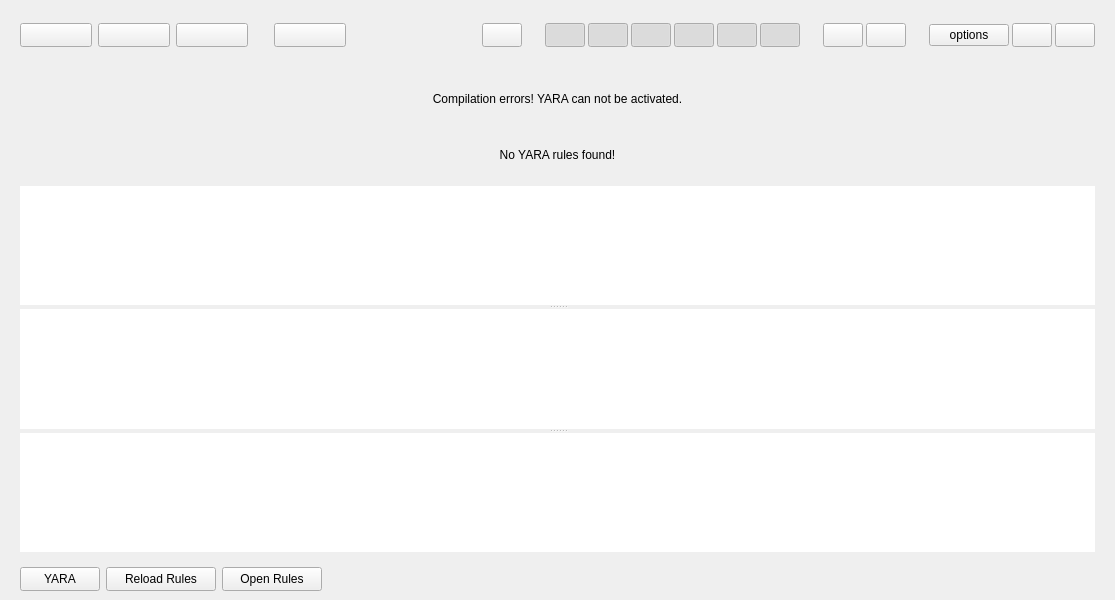
<?xml version="1.0" encoding="UTF-8"?>
<ui version="4.0">
 <class>Widget</class>
 <widget class="QWidget" name="Widget">
  <property name="geometry">
   <rect>
    <x>0</x>
    <y>0</y>
    <width>1115</width>
    <height>600</height>
   </rect>
  </property>
  <property name="sizePolicy">
   <sizepolicy hsizetype="Preferred" vsizetype="Preferred">
    <horstretch>0</horstretch>
    <verstretch>0</verstretch>
   </sizepolicy>
  </property>
  <property name="minimumSize">
   <size>
    <width>0</width>
    <height>0</height>
   </size>
  </property>
  <property name="windowTitle">
   <string>Hash Lookup</string>
  </property>
  <property name="styleSheet">
   <string notr="true"/>
  </property>
  <layout class="QVBoxLayout" name="verticalLayout_5">
   <property name="spacing">
    <number>6</number>
   </property>
   <property name="bottomMargin">
    <number>9</number>
   </property>
   <item>
    <widget class="QFrame" name="frame">
     <property name="sizePolicy">
      <sizepolicy hsizetype="Preferred" vsizetype="Fixed">
       <horstretch>0</horstretch>
       <verstretch>0</verstretch>
      </sizepolicy>
     </property>
     <layout class="QHBoxLayout" name="horizontalLayout">
      <property name="spacing">
       <number>0</number>
      </property>
      <property name="topMargin">
       <number>12</number>
      </property>
      <property name="bottomMargin">
       <number>12</number>
      </property>
      <item>
       <widget class="QFrame" name="frame_btn_hashes">
        <property name="layoutDirection">
         <enum>Qt::LeftToRight</enum>
        </property>
        <property name="frameShape">
         <enum>QFrame::NoFrame</enum>
        </property>
        <property name="frameShadow">
         <enum>QFrame::Plain</enum>
        </property>
        <layout class="QGridLayout" name="gridLayout">
         <property name="leftMargin">
          <number>0</number>
         </property>
         <property name="topMargin">
          <number>0</number>
         </property>
         <property name="rightMargin">
          <number>0</number>
         </property>
         <property name="bottomMargin">
          <number>0</number>
         </property>
         <property name="horizontalSpacing">
          <number>6</number>
         </property>
         <item row="0" column="1">
          <widget class="QPushButton" name="btn_sha1">
           <property name="minimumSize">
            <size>
             <width>72</width>
             <height>24</height>
            </size>
           </property>
           <property name="text">
            <string/>
           </property>
           <property name="checkable">
            <bool>true</bool>
           </property>
           <property name="checked">
            <bool>false</bool>
           </property>
          </widget>
         </item>
         <item row="0" column="0">
          <widget class="QPushButton" name="btn_md5">
           <property name="sizePolicy">
            <sizepolicy hsizetype="Fixed" vsizetype="Fixed">
             <horstretch>0</horstretch>
             <verstretch>0</verstretch>
            </sizepolicy>
           </property>
           <property name="minimumSize">
            <size>
             <width>72</width>
             <height>24</height>
            </size>
           </property>
           <property name="text">
            <string/>
           </property>
           <property name="checkable">
            <bool>true</bool>
           </property>
           <property name="checked">
            <bool>false</bool>
           </property>
          </widget>
         </item>
         <item row="0" column="2">
          <widget class="QPushButton" name="btn_sha256">
           <property name="sizePolicy">
            <sizepolicy hsizetype="Fixed" vsizetype="Fixed">
             <horstretch>0</horstretch>
             <verstretch>0</verstretch>
            </sizepolicy>
           </property>
           <property name="minimumSize">
            <size>
             <width>72</width>
             <height>24</height>
            </size>
           </property>
           <property name="text">
            <string/>
           </property>
           <property name="checkable">
            <bool>true</bool>
           </property>
           <property name="checked">
            <bool>false</bool>
           </property>
          </widget>
         </item>
         <item row="0" column="3">
          <spacer name="horizontalSpacer_6">
           <property name="orientation">
            <enum>Qt::Horizontal</enum>
           </property>
           <property name="sizeType">
            <enum>QSizePolicy::Fixed</enum>
           </property>
           <property name="sizeHint" stdset="0">
            <size>
             <width>20</width>
             <height>20</height>
            </size>
           </property>
          </spacer>
         </item>
         <item row="0" column="4">
          <widget class="QPushButton" name="btn_yara">
           <property name="sizePolicy">
            <sizepolicy hsizetype="Fixed" vsizetype="Fixed">
             <horstretch>0</horstretch>
             <verstretch>0</verstretch>
            </sizepolicy>
           </property>
           <property name="minimumSize">
            <size>
             <width>72</width>
             <height>24</height>
            </size>
           </property>
           <property name="text">
            <string/>
           </property>
           <property name="checkable">
            <bool>true</bool>
           </property>
          </widget>
         </item>
        </layout>
       </widget>
      </item>
      <item>
       <spacer name="horizontalSpacer">
        <property name="orientation">
         <enum>Qt::Horizontal</enum>
        </property>
        <property name="sizeType">
         <enum>QSizePolicy::MinimumExpanding</enum>
        </property>
        <property name="sizeHint" stdset="0">
         <size>
          <width>40</width>
          <height>20</height>
         </size>
        </property>
       </spacer>
      </item>
      <item>
       <widget class="QFrame" name="frame_btn_options">
        <property name="sizePolicy">
         <sizepolicy hsizetype="Minimum" vsizetype="Minimum">
          <horstretch>0</horstretch>
          <verstretch>0</verstretch>
         </sizepolicy>
        </property>
        <property name="frameShape">
         <enum>QFrame::NoFrame</enum>
        </property>
        <property name="frameShadow">
         <enum>QFrame::Plain</enum>
        </property>
        <property name="lineWidth">
         <number>0</number>
        </property>
        <layout class="QHBoxLayout" name="horizontalLayout_4" stretch="0,0,0,0,0,0,0,0,0,0,0">
         <property name="spacing">
          <number>3</number>
         </property>
         <property name="leftMargin">
          <number>0</number>
         </property>
         <property name="topMargin">
          <number>0</number>
         </property>
         <property name="rightMargin">
          <number>0</number>
         </property>
         <property name="bottomMargin">
          <number>0</number>
         </property>
         <item>
          <widget class="QPushButton" name="btn_hide_doubles">
           <property name="sizePolicy">
            <sizepolicy hsizetype="Fixed" vsizetype="Fixed">
             <horstretch>0</horstretch>
             <verstretch>0</verstretch>
            </sizepolicy>
           </property>
           <property name="minimumSize">
            <size>
             <width>24</width>
             <height>24</height>
            </size>
           </property>
           <property name="text">
            <string/>
           </property>
           <property name="checkable">
            <bool>true</bool>
           </property>
           <property name="flat">
            <bool>false</bool>
           </property>
          </widget>
         </item>
         <item>
          <spacer name="horizontalSpacer_4">
           <property name="orientation">
            <enum>Qt::Horizontal</enum>
           </property>
           <property name="sizeType">
            <enum>QSizePolicy::Fixed</enum>
           </property>
           <property name="sizeHint" stdset="0">
            <size>
             <width>20</width>
             <height>20</height>
            </size>
           </property>
          </spacer>
         </item>
         <item>
          <widget class="QPushButton" name="btn_filesize">
           <property name="sizePolicy">
            <sizepolicy hsizetype="Fixed" vsizetype="Fixed">
             <horstretch>0</horstretch>
             <verstretch>0</verstretch>
            </sizepolicy>
           </property>
           <property name="minimumSize">
            <size>
             <width>24</width>
             <height>24</height>
            </size>
           </property>
           <property name="text">
            <string/>
           </property>
           <property name="checkable">
            <bool>true</bool>
           </property>
           <property name="checked">
            <bool>true</bool>
           </property>
          </widget>
         </item>
         <item>
          <widget class="QPushButton" name="btn_extension">
           <property name="sizePolicy">
            <sizepolicy hsizetype="Fixed" vsizetype="Fixed">
             <horstretch>0</horstretch>
             <verstretch>0</verstretch>
            </sizepolicy>
           </property>
           <property name="minimumSize">
            <size>
             <width>24</width>
             <height>24</height>
            </size>
           </property>
           <property name="text">
            <string/>
           </property>
           <property name="checkable">
            <bool>true</bool>
           </property>
           <property name="checked">
            <bool>true</bool>
           </property>
          </widget>
         </item>
         <item>
          <widget class="QPushButton" name="btn_mimetype">
           <property name="sizePolicy">
            <sizepolicy hsizetype="Fixed" vsizetype="Fixed">
             <horstretch>0</horstretch>
             <verstretch>0</verstretch>
            </sizepolicy>
           </property>
           <property name="minimumSize">
            <size>
             <width>24</width>
             <height>24</height>
            </size>
           </property>
           <property name="text">
            <string/>
           </property>
           <property name="checkable">
            <bool>true</bool>
           </property>
           <property name="checked">
            <bool>true</bool>
           </property>
          </widget>
         </item>
         <item>
          <widget class="QPushButton" name="btn_filetype">
           <property name="sizePolicy">
            <sizepolicy hsizetype="Fixed" vsizetype="Fixed">
             <horstretch>0</horstretch>
             <verstretch>0</verstretch>
            </sizepolicy>
           </property>
           <property name="minimumSize">
            <size>
             <width>24</width>
             <height>24</height>
            </size>
           </property>
           <property name="text">
            <string/>
           </property>
           <property name="checkable">
            <bool>true</bool>
           </property>
           <property name="checked">
            <bool>true</bool>
           </property>
          </widget>
         </item>
         <item>
          <widget class="QPushButton" name="btn_dirpath">
           <property name="sizePolicy">
            <sizepolicy hsizetype="Fixed" vsizetype="Fixed">
             <horstretch>0</horstretch>
             <verstretch>0</verstretch>
            </sizepolicy>
           </property>
           <property name="minimumSize">
            <size>
             <width>24</width>
             <height>24</height>
            </size>
           </property>
           <property name="text">
            <string/>
           </property>
           <property name="checkable">
            <bool>true</bool>
           </property>
           <property name="checked">
            <bool>true</bool>
           </property>
          </widget>
         </item>
         <item>
          <widget class="QPushButton" name="btn_fullpath">
           <property name="sizePolicy">
            <sizepolicy hsizetype="Fixed" vsizetype="Fixed">
             <horstretch>0</horstretch>
             <verstretch>0</verstretch>
            </sizepolicy>
           </property>
           <property name="minimumSize">
            <size>
             <width>24</width>
             <height>24</height>
            </size>
           </property>
           <property name="text">
            <string/>
           </property>
           <property name="checkable">
            <bool>true</bool>
           </property>
           <property name="checked">
            <bool>true</bool>
           </property>
          </widget>
         </item>
         <item>
          <spacer name="horizontalSpacer_2">
           <property name="orientation">
            <enum>Qt::Horizontal</enum>
           </property>
           <property name="sizeType">
            <enum>QSizePolicy::Fixed</enum>
           </property>
           <property name="sizeHint" stdset="0">
            <size>
             <width>20</width>
             <height>20</height>
            </size>
           </property>
          </spacer>
         </item>
         <item>
          <widget class="QPushButton" name="btn_clipboard">
           <property name="sizePolicy">
            <sizepolicy hsizetype="Fixed" vsizetype="Fixed">
             <horstretch>0</horstretch>
             <verstretch>0</verstretch>
            </sizepolicy>
           </property>
           <property name="minimumSize">
            <size>
             <width>24</width>
             <height>24</height>
            </size>
           </property>
           <property name="text">
            <string/>
           </property>
          </widget>
         </item>
         <item>
          <widget class="QPushButton" name="btn_save">
           <property name="sizePolicy">
            <sizepolicy hsizetype="Fixed" vsizetype="Fixed">
             <horstretch>0</horstretch>
             <verstretch>0</verstretch>
            </sizepolicy>
           </property>
           <property name="minimumSize">
            <size>
             <width>24</width>
             <height>24</height>
            </size>
           </property>
           <property name="text">
            <string/>
           </property>
          </widget>
         </item>
        </layout>
       </widget>
      </item>
      <item>
       <spacer name="horizontalSpacer_3">
        <property name="orientation">
         <enum>Qt::Horizontal</enum>
        </property>
        <property name="sizeType">
         <enum>QSizePolicy::Fixed</enum>
        </property>
        <property name="sizeHint" stdset="0">
         <size>
          <width>20</width>
          <height>20</height>
         </size>
        </property>
       </spacer>
      </item>
      <item>
       <widget class="QFrame" name="frame_btn_info">
        <property name="sizePolicy">
         <sizepolicy hsizetype="Minimum" vsizetype="Minimum">
          <horstretch>0</horstretch>
          <verstretch>0</verstretch>
         </sizepolicy>
        </property>
        <property name="styleSheet">
         <string notr="true"/>
        </property>
        <property name="frameShape">
         <enum>QFrame::NoFrame</enum>
        </property>
        <property name="frameShadow">
         <enum>QFrame::Plain</enum>
        </property>
        <property name="lineWidth">
         <number>0</number>
        </property>
        <layout class="QHBoxLayout" name="horizontalLayout_5" stretch="0,0,0">
         <property name="spacing">
          <number>3</number>
         </property>
         <property name="leftMargin">
          <number>3</number>
         </property>
         <property name="topMargin">
          <number>0</number>
         </property>
         <property name="rightMargin">
          <number>0</number>
         </property>
         <property name="bottomMargin">
          <number>0</number>
         </property>
         <item>
          <widget class="QPushButton" name="btn_options">
           <property name="text">
            <string>options</string>
           </property>
           <property name="checkable">
            <bool>true</bool>
           </property>
          </widget>
         </item>
         <item>
          <widget class="QPushButton" name="btn_clear">
           <property name="sizePolicy">
            <sizepolicy hsizetype="Fixed" vsizetype="Fixed">
             <horstretch>0</horstretch>
             <verstretch>0</verstretch>
            </sizepolicy>
           </property>
           <property name="minimumSize">
            <size>
             <width>24</width>
             <height>24</height>
            </size>
           </property>
           <property name="text">
            <string/>
           </property>
          </widget>
         </item>
         <item>
          <widget class="QPushButton" name="btn_about">
           <property name="sizePolicy">
            <sizepolicy hsizetype="Fixed" vsizetype="Fixed">
             <horstretch>0</horstretch>
             <verstretch>0</verstretch>
            </sizepolicy>
           </property>
           <property name="minimumSize">
            <size>
             <width>24</width>
             <height>24</height>
            </size>
           </property>
           <property name="text">
            <string/>
           </property>
           <property name="checkable">
            <bool>true</bool>
           </property>
          </widget>
         </item>
        </layout>
       </widget>
      </item>
     </layout>
    </widget>
   </item>
   <item>
    <widget class="QStackedWidget" name="stackedWidget">
     <property name="sizePolicy">
      <sizepolicy hsizetype="Preferred" vsizetype="Expanding">
       <horstretch>0</horstretch>
       <verstretch>0</verstretch>
      </sizepolicy>
     </property>
     <property name="currentIndex">
      <number>5</number>
     </property>
     <widget class="QWidget" name="page_main">
      <layout class="QVBoxLayout" name="verticalLayout_3">
       <property name="topMargin">
        <number>6</number>
       </property>
       <property name="bottomMargin">
        <number>4</number>
       </property>
       <item>
        <layout class="QVBoxLayout" name="verticalLayout">
         <property name="spacing">
          <number>6</number>
         </property>
         <item>
          <widget class="CustomTableView" name="tableView">
           <property name="styleSheet">
            <string notr="true"/>
           </property>
           <property name="alternatingRowColors">
            <bool>true</bool>
           </property>
           <property name="selectionBehavior">
            <enum>QAbstractItemView::SelectRows</enum>
           </property>
           <property name="verticalScrollMode">
            <enum>QAbstractItemView::ScrollPerPixel</enum>
           </property>
           <property name="horizontalScrollMode">
            <enum>QAbstractItemView::ScrollPerPixel</enum>
           </property>
           <property name="showGrid">
            <bool>false</bool>
           </property>
           <property name="wordWrap">
            <bool>false</bool>
           </property>
           <property name="cornerButtonEnabled">
            <bool>false</bool>
           </property>
           <attribute name="horizontalHeaderHighlightSections">
            <bool>false</bool>
           </attribute>
          </widget>
         </item>
         <item>
          <widget class="QFrame" name="frame_search">
           <property name="minimumSize">
            <size>
             <width>0</width>
             <height>0</height>
            </size>
           </property>
           <property name="frameShape">
            <enum>QFrame::NoFrame</enum>
           </property>
           <property name="frameShadow">
            <enum>QFrame::Raised</enum>
           </property>
           <property name="lineWidth">
            <number>0</number>
           </property>
           <layout class="QHBoxLayout" name="horizontalLayout_2">
            <property name="spacing">
             <number>0</number>
            </property>
            <property name="leftMargin">
             <number>0</number>
            </property>
            <property name="topMargin">
             <number>0</number>
            </property>
            <property name="rightMargin">
             <number>0</number>
            </property>
            <property name="bottomMargin">
             <number>0</number>
            </property>
            <item>
             <widget class="QLineEdit" name="lineEdit_search">
              <property name="minimumSize">
               <size>
                <width>0</width>
                <height>24</height>
               </size>
              </property>
              <property name="inputMask">
               <string notr="true"/>
              </property>
              <property name="placeholderText">
               <string notr="true">Search Table...</string>
              </property>
              <property name="clearButtonEnabled">
               <bool>true</bool>
              </property>
             </widget>
            </item>
            <item>
             <widget class="QPushButton" name="btn_match_case">
              <property name="sizePolicy">
               <sizepolicy hsizetype="Fixed" vsizetype="Fixed">
                <horstretch>0</horstretch>
                <verstretch>0</verstretch>
               </sizepolicy>
              </property>
              <property name="minimumSize">
               <size>
                <width>24</width>
                <height>24</height>
               </size>
              </property>
              <property name="text">
               <string/>
              </property>
              <property name="checkable">
               <bool>true</bool>
              </property>
              <property name="checked">
               <bool>false</bool>
              </property>
             </widget>
            </item>
            <item>
             <widget class="QPushButton" name="btn_whole_word">
              <property name="sizePolicy">
               <sizepolicy hsizetype="Fixed" vsizetype="Fixed">
                <horstretch>0</horstretch>
                <verstretch>0</verstretch>
               </sizepolicy>
              </property>
              <property name="minimumSize">
               <size>
                <width>24</width>
                <height>24</height>
               </size>
              </property>
              <property name="text">
               <string/>
              </property>
              <property name="checkable">
               <bool>true</bool>
              </property>
             </widget>
            </item>
            <item>
             <widget class="QPushButton" name="btn_regex">
              <property name="sizePolicy">
               <sizepolicy hsizetype="Fixed" vsizetype="Fixed">
                <horstretch>0</horstretch>
                <verstretch>0</verstretch>
               </sizepolicy>
              </property>
              <property name="minimumSize">
               <size>
                <width>24</width>
                <height>24</height>
               </size>
              </property>
              <property name="text">
               <string/>
              </property>
              <property name="checkable">
               <bool>true</bool>
              </property>
             </widget>
            </item>
           </layout>
          </widget>
         </item>
         <item>
          <widget class="QProgressBar" name="progressBar">
           <property name="minimumSize">
            <size>
             <width>0</width>
             <height>24</height>
            </size>
           </property>
           <property name="value">
            <number>0</number>
           </property>
          </widget>
         </item>
         <item>
          <widget class="QProgressBar" name="progressBar_modelfiles">
           <property name="minimumSize">
            <size>
             <width>0</width>
             <height>24</height>
            </size>
           </property>
           <property name="value">
            <number>24</number>
           </property>
          </widget>
         </item>
         <item>
          <widget class="QFrame" name="frame_statusbar">
           <property name="sizePolicy">
            <sizepolicy hsizetype="Preferred" vsizetype="Fixed">
             <horstretch>0</horstretch>
             <verstretch>0</verstretch>
            </sizepolicy>
           </property>
           <property name="minimumSize">
            <size>
             <width>0</width>
             <height>34</height>
            </size>
           </property>
           <property name="frameShape">
            <enum>QFrame::NoFrame</enum>
           </property>
           <property name="frameShadow">
            <enum>QFrame::Raised</enum>
           </property>
           <layout class="QHBoxLayout" name="horizontalLayout_3">
            <property name="spacing">
             <number>0</number>
            </property>
            <property name="leftMargin">
             <number>0</number>
            </property>
            <property name="rightMargin">
             <number>0</number>
            </property>
            <property name="bottomMargin">
             <number>0</number>
            </property>
            <item>
             <widget class="QPushButton" name="btn_yara_status_main">
              <property name="sizePolicy">
               <sizepolicy hsizetype="Fixed" vsizetype="Fixed">
                <horstretch>0</horstretch>
                <verstretch>0</verstretch>
               </sizepolicy>
              </property>
              <property name="minimumSize">
               <size>
                <width>72</width>
                <height>24</height>
               </size>
              </property>
              <property name="text">
               <string>YARA</string>
              </property>
              <property name="checkable">
               <bool>false</bool>
              </property>
             </widget>
            </item>
            <item>
             <widget class="QLabel" name="lbl_clock">
              <property name="sizePolicy">
               <sizepolicy hsizetype="Fixed" vsizetype="Preferred">
                <horstretch>0</horstretch>
                <verstretch>0</verstretch>
               </sizepolicy>
              </property>
              <property name="minimumSize">
               <size>
                <width>12</width>
                <height>0</height>
               </size>
              </property>
              <property name="text">
               <string/>
              </property>
             </widget>
            </item>
            <item>
             <spacer name="spacer_clock">
              <property name="orientation">
               <enum>Qt::Horizontal</enum>
              </property>
              <property name="sizeType">
               <enum>QSizePolicy::Fixed</enum>
              </property>
              <property name="sizeHint" stdset="0">
               <size>
                <width>6</width>
                <height>20</height>
               </size>
              </property>
             </spacer>
            </item>
            <item>
             <widget class="QLabel" name="lbl_status">
              <property name="styleSheet">
               <string notr="true"/>
              </property>
              <property name="frameShape">
               <enum>QFrame::NoFrame</enum>
              </property>
              <property name="text">
               <string notr="true"/>
              </property>
             </widget>
            </item>
            <item>
             <spacer name="spacer_files">
              <property name="orientation">
               <enum>Qt::Horizontal</enum>
              </property>
              <property name="sizeHint" stdset="0">
               <size>
                <width>40</width>
                <height>20</height>
               </size>
              </property>
             </spacer>
            </item>
            <item>
             <widget class="QLabel" name="lbl_status_files">
              <property name="frameShape">
               <enum>QFrame::NoFrame</enum>
              </property>
              <property name="text">
               <string/>
              </property>
              <property name="alignment">
               <set>Qt::AlignRight|Qt::AlignTrailing|Qt::AlignVCenter</set>
              </property>
             </widget>
            </item>
           </layout>
          </widget>
         </item>
        </layout>
       </item>
      </layout>
     </widget>
     <widget class="QWidget" name="page_loading">
      <layout class="QHBoxLayout" name="horizontalLayout_6">
       <item>
        <widget class="QLabel" name="lbl_loading">
         <property name="text">
          <string>LOADING...</string>
         </property>
         <property name="alignment">
          <set>Qt::AlignCenter</set>
         </property>
        </widget>
       </item>
      </layout>
     </widget>
     <widget class="QWidget" name="page_drop">
      <layout class="QVBoxLayout" name="verticalLayout_2">
       <item>
        <widget class="QFrame" name="frame_drop_main">
         <property name="sizePolicy">
          <sizepolicy hsizetype="Preferred" vsizetype="Expanding">
           <horstretch>0</horstretch>
           <verstretch>0</verstretch>
          </sizepolicy>
         </property>
         <property name="frameShape">
          <enum>QFrame::NoFrame</enum>
         </property>
         <property name="frameShadow">
          <enum>QFrame::Raised</enum>
         </property>
         <layout class="QVBoxLayout" name="verticalLayout_6">
          <item>
           <layout class="QHBoxLayout" name="layout_drop">
            <property name="sizeConstraint">
             <enum>QLayout::SetDefaultConstraint</enum>
            </property>
            <property name="leftMargin">
             <number>100</number>
            </property>
            <property name="topMargin">
             <number>50</number>
            </property>
            <property name="rightMargin">
             <number>100</number>
            </property>
            <property name="bottomMargin">
             <number>50</number>
            </property>
           </layout>
          </item>
         </layout>
        </widget>
       </item>
      </layout>
     </widget>
     <widget class="QWidget" name="page_options">
      <layout class="QVBoxLayout" name="verticalLayout_4">
       <item>
        <widget class="QLabel" name="label_2">
         <property name="text">
          <string>OPTIONS</string>
         </property>
         <property name="alignment">
          <set>Qt::AlignCenter</set>
         </property>
        </widget>
       </item>
      </layout>
     </widget>
     <widget class="QWidget" name="page_about">
      <layout class="QHBoxLayout" name="horizontalLayout_7">
       <item>
        <widget class="QScrollArea" name="scrollArea">
         <property name="frameShape">
          <enum>QFrame::NoFrame</enum>
         </property>
         <property name="widgetResizable">
          <bool>true</bool>
         </property>
         <widget class="QWidget" name="scrollAreaWidgetContents">
          <property name="geometry">
           <rect>
            <x>0</x>
            <y>0</y>
            <width>98</width>
            <height>84</height>
           </rect>
          </property>
          <layout class="QHBoxLayout" name="horizontalLayout_8">
           <item>
            <widget class="QFrame" name="info_frame">
             <property name="sizePolicy">
              <sizepolicy hsizetype="Preferred" vsizetype="Preferred">
               <horstretch>0</horstretch>
               <verstretch>0</verstretch>
              </sizepolicy>
             </property>
             <property name="minimumSize">
              <size>
               <width>0</width>
               <height>0</height>
              </size>
             </property>
             <property name="frameShape">
              <enum>QFrame::NoFrame</enum>
             </property>
             <property name="frameShadow">
              <enum>QFrame::Raised</enum>
             </property>
             <layout class="QHBoxLayout" name="horizontalLayout_10">
              <property name="spacing">
               <number>0</number>
              </property>
              <property name="leftMargin">
               <number>0</number>
              </property>
              <property name="topMargin">
               <number>0</number>
              </property>
              <property name="rightMargin">
               <number>0</number>
              </property>
              <property name="bottomMargin">
               <number>64</number>
              </property>
              <item>
               <layout class="QHBoxLayout" name="info_layout">
                <property name="spacing">
                 <number>0</number>
                </property>
               </layout>
              </item>
             </layout>
            </widget>
           </item>
          </layout>
         </widget>
        </widget>
       </item>
      </layout>
     </widget>
     <widget class="QWidget" name="page_yara">
      <layout class="QVBoxLayout" name="verticalLayout_7">
       <property name="bottomMargin">
        <number>9</number>
       </property>
       <item>
        <widget class="QLabel" name="lbl_yara_error">
         <property name="sizePolicy">
          <sizepolicy hsizetype="Preferred" vsizetype="Fixed">
           <horstretch>0</horstretch>
           <verstretch>0</verstretch>
          </sizepolicy>
         </property>
         <property name="minimumSize">
          <size>
           <width>0</width>
           <height>50</height>
          </size>
         </property>
         <property name="text">
          <string>Compilation errors! YARA can not be activated.</string>
         </property>
         <property name="alignment">
          <set>Qt::AlignCenter</set>
         </property>
         <property name="textInteractionFlags">
          <set>Qt::NoTextInteraction</set>
         </property>
        </widget>
       </item>
       <item>
        <widget class="QLabel" name="lbl_no_rules_found">
         <property name="sizePolicy">
          <sizepolicy hsizetype="Preferred" vsizetype="Fixed">
           <horstretch>0</horstretch>
           <verstretch>0</verstretch>
          </sizepolicy>
         </property>
         <property name="minimumSize">
          <size>
           <width>0</width>
           <height>50</height>
          </size>
         </property>
         <property name="text">
          <string>No YARA rules found!</string>
         </property>
         <property name="alignment">
          <set>Qt::AlignCenter</set>
         </property>
         <property name="textInteractionFlags">
          <set>Qt::NoTextInteraction</set>
         </property>
        </widget>
       </item>
       <item>
        <widget class="QSplitter" name="splitter">
         <property name="orientation">
          <enum>Qt::Vertical</enum>
         </property>
         <widget class="QTextEdit" name="textEdit_error">
          <property name="sizePolicy">
           <sizepolicy hsizetype="Expanding" vsizetype="Expanding">
            <horstretch>0</horstretch>
            <verstretch>0</verstretch>
           </sizepolicy>
          </property>
          <property name="frameShape">
           <enum>QFrame::NoFrame</enum>
          </property>
          <property name="readOnly">
           <bool>true</bool>
          </property>
         </widget>
         <widget class="QTextEdit" name="textEdit_warning">
          <property name="sizePolicy">
           <sizepolicy hsizetype="Expanding" vsizetype="Expanding">
            <horstretch>0</horstretch>
            <verstretch>0</verstretch>
           </sizepolicy>
          </property>
          <property name="frameShape">
           <enum>QFrame::NoFrame</enum>
          </property>
          <property name="readOnly">
           <bool>true</bool>
          </property>
         </widget>
         <widget class="QTextEdit" name="textEdit_success">
          <property name="sizePolicy">
           <sizepolicy hsizetype="Expanding" vsizetype="Expanding">
            <horstretch>0</horstretch>
            <verstretch>0</verstretch>
           </sizepolicy>
          </property>
          <property name="frameShape">
           <enum>QFrame::NoFrame</enum>
          </property>
          <property name="readOnly">
           <bool>true</bool>
          </property>
         </widget>
        </widget>
       </item>
      </layout>
     </widget>
    </widget>
   </item>
   <item>
    <widget class="QFrame" name="frame_yara_status">
     <property name="sizePolicy">
      <sizepolicy hsizetype="Preferred" vsizetype="Fixed">
       <horstretch>0</horstretch>
       <verstretch>0</verstretch>
      </sizepolicy>
     </property>
     <property name="minimumSize">
      <size>
       <width>0</width>
       <height>24</height>
      </size>
     </property>
     <property name="frameShape">
      <enum>QFrame::NoFrame</enum>
     </property>
     <property name="frameShadow">
      <enum>QFrame::Raised</enum>
     </property>
     <layout class="QHBoxLayout" name="horizontalLayout_9">
      <property name="leftMargin">
       <number>9</number>
      </property>
      <property name="topMargin">
       <number>0</number>
      </property>
      <property name="rightMargin">
       <number>9</number>
      </property>
      <property name="bottomMargin">
       <number>9</number>
      </property>
      <item>
       <widget class="QPushButton" name="btn_yara_status">
        <property name="sizePolicy">
         <sizepolicy hsizetype="Fixed" vsizetype="Fixed">
          <horstretch>0</horstretch>
          <verstretch>0</verstretch>
         </sizepolicy>
        </property>
        <property name="minimumSize">
         <size>
          <width>72</width>
          <height>24</height>
         </size>
        </property>
        <property name="text">
         <string>YARA</string>
        </property>
        <property name="checkable">
         <bool>true</bool>
        </property>
       </widget>
      </item>
      <item>
       <widget class="QPushButton" name="btn_reload_rules">
        <property name="sizePolicy">
         <sizepolicy hsizetype="Fixed" vsizetype="Fixed">
          <horstretch>0</horstretch>
          <verstretch>0</verstretch>
         </sizepolicy>
        </property>
        <property name="minimumSize">
         <size>
          <width>110</width>
          <height>24</height>
         </size>
        </property>
        <property name="text">
         <string>Reload Rules</string>
        </property>
       </widget>
      </item>
      <item>
       <widget class="QPushButton" name="btn_open_yaradir">
        <property name="sizePolicy">
         <sizepolicy hsizetype="Fixed" vsizetype="Fixed">
          <horstretch>0</horstretch>
          <verstretch>0</verstretch>
         </sizepolicy>
        </property>
        <property name="minimumSize">
         <size>
          <width>100</width>
          <height>24</height>
         </size>
        </property>
        <property name="text">
         <string>Open Rules</string>
        </property>
       </widget>
      </item>
      <item>
       <spacer name="horizontalSpacer_5">
        <property name="orientation">
         <enum>Qt::Horizontal</enum>
        </property>
        <property name="sizeHint" stdset="0">
         <size>
          <width>40</width>
          <height>20</height>
         </size>
        </property>
       </spacer>
      </item>
     </layout>
    </widget>
   </item>
  </layout>
 </widget>
 <customwidgets>
  <customwidget>
   <class>CustomTableView</class>
   <extends>QTableView</extends>
   <header>customtableview.h</header>
  </customwidget>
 </customwidgets>
 <resources/>
 <connections/>
</ui>
